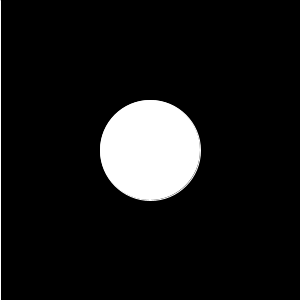
Frame 1 (no input)
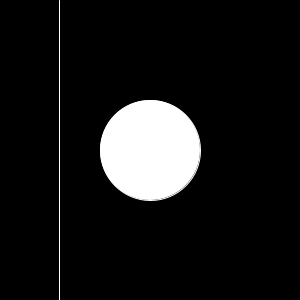
Frame 60 (the mouse pressed at the canvas centre just before this capture)
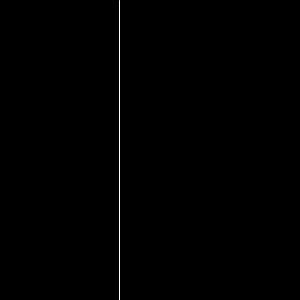
Frame 120 (the mouse held since frame 60 and released just before this capture)

The Processing sketch that drew these frames (run headless with seeded random() and noise(); from frame 60 on, the mouse is pressed at the canvas centre):

// Processing sketch: ex05_03
// ── ex05_03.pde
// 좌우 반사하는 선과 조건에 따라 점멸하는 원

int x = 0, velocity = 1;

void setup() {
  size(300, 300);
}

void draw() {
  background(0);
  stroke(255);
  line(x, 0, x, height);
  x += velocity;
  if (x < 0 || x > width) {
    velocity *= -1;
  }
  if (x < 100 || x > 200) {
    ellipse(width/2, height/2, 100, 100);
  }
}
